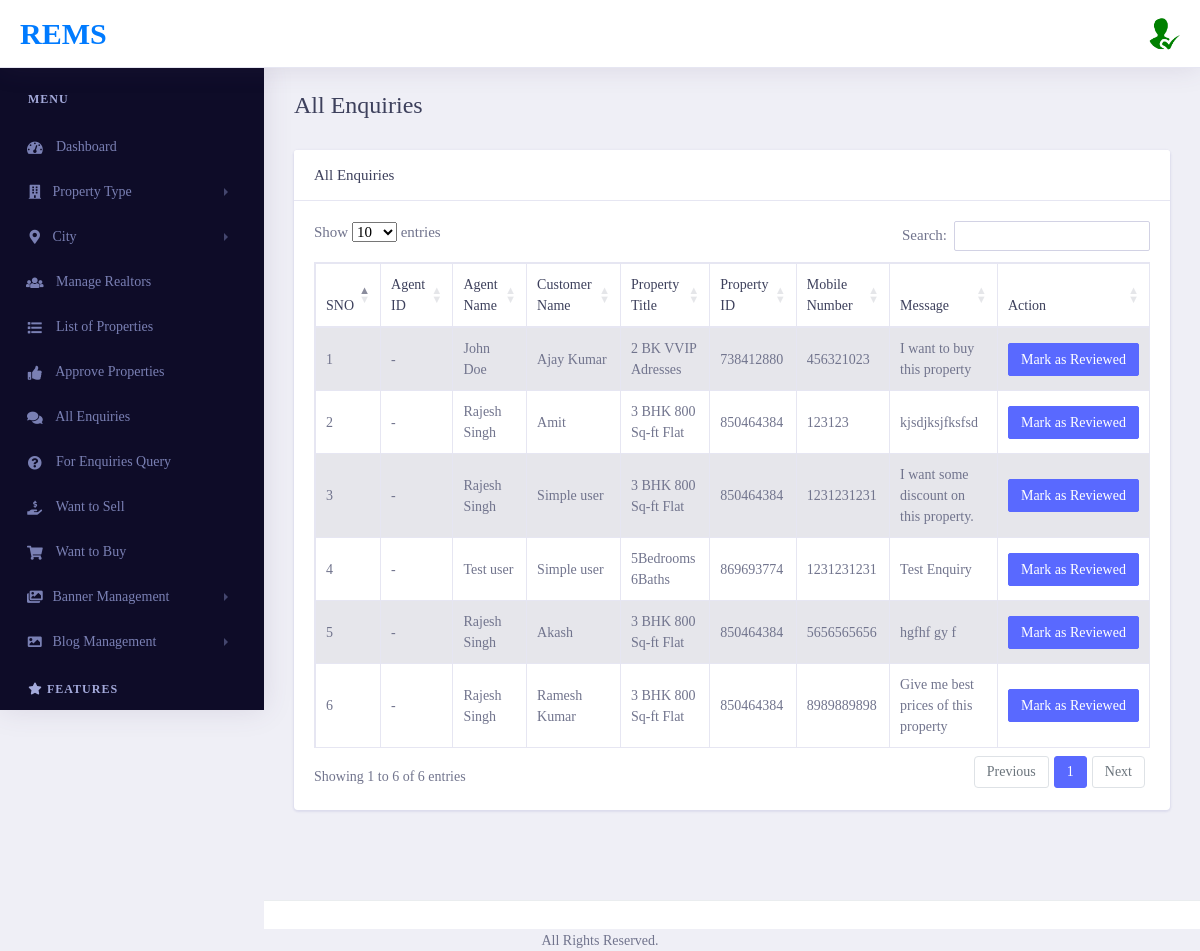
Page /admin/all-enquiries.php (signed in) on the earlier database version.
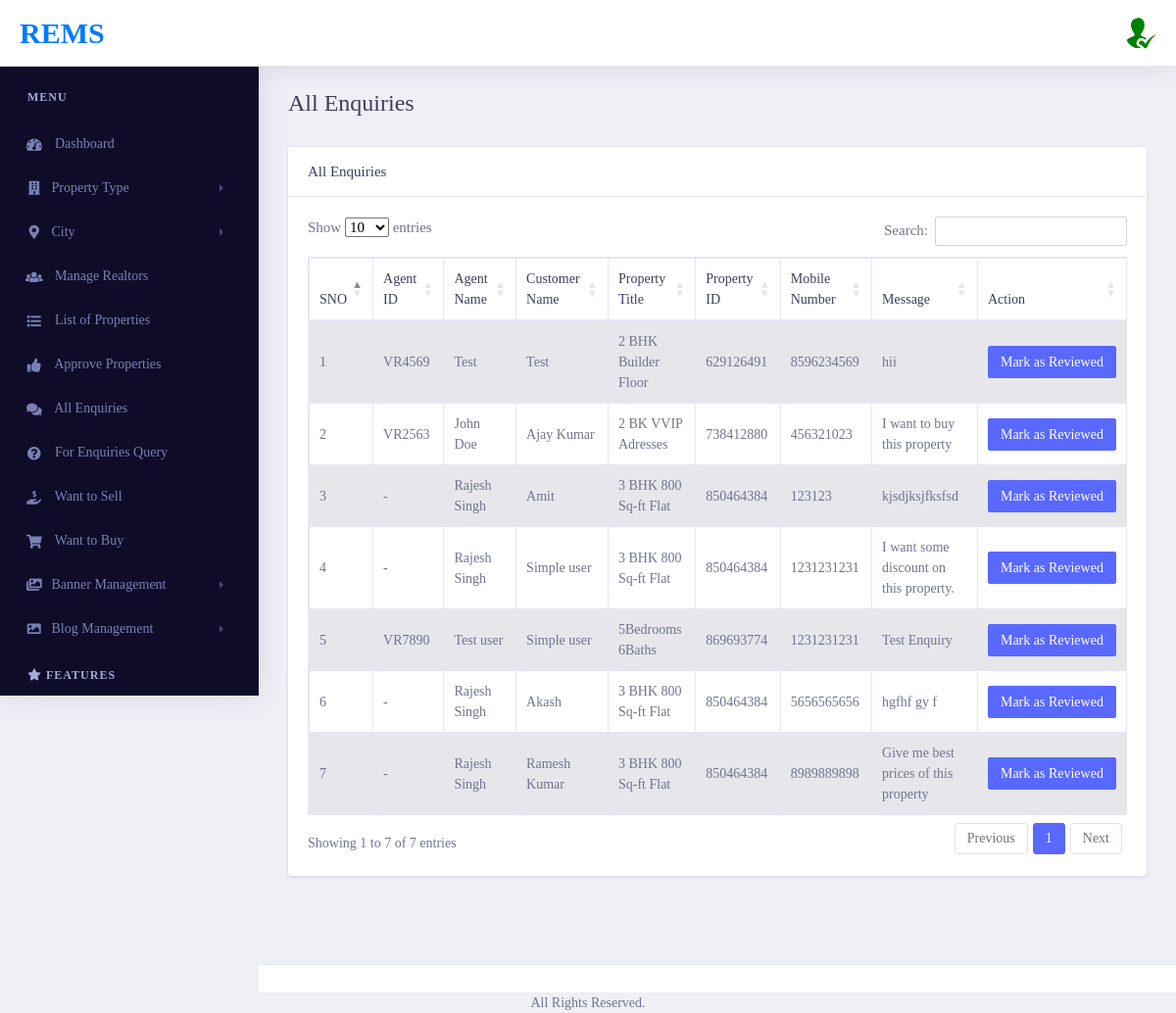
Same page on the later database version.
### tables this page shows
CREATE TABLE `tblenquiry` (
  `ID` int(11) NOT NULL,
  `PropertyID` int(10) NOT NULL,
  `FullName` varchar(200) NOT NULL,
  `Email` varchar(200) NOT NULL,
  `MobileNumber` bigint(10) NOT NULL,
  `Message` mediumtext NOT NULL,
  `EnquiryNumber` varchar(200) NOT NULL,
  `EnquiryDate` timestamp NOT NULL DEFAULT current_timestamp(),
  `Status` varchar(10) DEFAULT NULL,
  `Remark` varchar(200) DEFAULT NULL,
  `RemarkDate` timestamp NULL DEFAULT NULL ON UPDATE current_timestamp()
);

CREATE TABLE `tbluser` (
  `ID` int(10) NOT NULL,
  `FullName` varchar(120) DEFAULT NULL,
  `Email` varchar(120) DEFAULT NULL,
  `MobileNumber` bigint(10) DEFAULT NULL,
  `Password` varchar(120) DEFAULT NULL,
  `UserType` int(5) DEFAULT NULL,
  `PostingDate` timestamp NULL DEFAULT current_timestamp(),
  `Aboutme` mediumtext DEFAULT NULL,
  `UpdationDate` timestamp NULL DEFAULT NULL ON UPDATE current_timestamp(),
  `AgentID` varchar(20) DEFAULT NULL
);

CREATE TABLE `tblproperty` (
  `ID` int(10) NOT NULL,
  `UserID` char(20) DEFAULT NULL,
  `PropertyTitle` mediumtext DEFAULT NULL,
  `PropertDescription` mediumtext DEFAULT NULL,
  `Type` varchar(50) DEFAULT NULL,
  `Status` varchar(100) DEFAULT NULL,
  `Location` varchar(200) DEFAULT NULL,
  `Bedrooms` varchar(200) DEFAULT NULL,
  `Bathrooms` varchar(200) DEFAULT NULL,
  `Floors` varchar(200) DEFAULT NULL,
  `Garages` varchar(200) DEFAULT NULL,
  `Area` varchar(50) DEFAULT NULL,
  `Size` varchar(50) DEFAULT NULL,
  `RentorsalePrice` varchar(120) DEFAULT NULL,
  `BeforePricelabel` varchar(120) DEFAULT NULL,
  `AfterPricelabel` varchar(120) DEFAULT NULL,
  `PropertyID` varchar(120) DEFAULT NULL,
  `CenterCooling` char(4) DEFAULT NULL,
  `Balcony` char(4) DEFAULT NULL,
  `PetFriendly` char(4) DEFAULT NULL,
  `Barbeque` char(4) DEFAULT NULL,
  `FireAlarm` char(4) DEFAULT NULL,
  `ModernKitchen` char(4) DEFAULT NULL,
  `Storage` char(4) DEFAULT NULL,
  `Dryer` char(4) DEFAULT NULL,
  `Heating` char(4) DEFAULT NULL,
  `Pool` char(4) DEFAULT NULL,
  `Laundry` char(4) DEFAULT NULL,
  `Sauna` char(4) DEFAULT NULL,
  `Gym` char(4) DEFAULT NULL,
  `Elevator` char(4) DEFAULT NULL,
  `DishWasher` char(4) DEFAULT NULL,
  `EmergencyExit` char(4) DEFAULT NULL,
  `FeaturedImage` varchar(200) DEFAULT NULL,
  `GalleryImage1` varchar(200) DEFAULT NULL,
  `GalleryImage2` varchar(200) DEFAULT NULL,
  `GalleryImage3` varchar(200) DEFAULT NULL,
  `GalleryImage4` varchar(200) DEFAULT NULL,
  `GalleryImage5` varchar(200) DEFAULT NULL,
  `Address` varchar(200) DEFAULT NULL,
  `Country` varchar(200) DEFAULT NULL,
  `City` varchar(220) DEFAULT NULL,
  `State` varchar(200) DEFAULT NULL,
  `ZipCode` varchar(200) DEFAULT NULL,
  `Neighborhood` varchar(200) DEFAULT NULL,
  `ListingDate` timestamp NULL DEFAULT current_timestamp(),
  `ApprovalStatus` varchar(20) DEFAULT 'Pending',
  `ApprovalDate` timestamp NULL DEFAULT NULL,
  `ApprovedBy` int(10) DEFAULT NULL,
  `RejectionReason` text DEFAULT NULL,
  `RejectionDate` timestamp NULL DEFAULT NULL
);

### admin/all-enquiries.php (the view, shortened to what this page needs)
<!doctype html>
<html lang="en">
<head>
    <link rel="stylesheet" href="assets/vendor/bootstrap/css/bootstrap.min.css">
    <link rel="stylesheet" href="assets/libs/css/style.css">
    <link rel="stylesheet" href="assets/vendor/fonts/fontawesome/css/fontawesome-all.css">
    <link rel="stylesheet" type="text/css" href="assets/vendor/datatables/css/dataTables.bootstrap4.css">
    <link rel="stylesheet" type="text/css" href="https://cdn.datatables.net/1.13.7/css/dataTables.bootstrap5.min.css">
</head>
<body>
<div class="dashboard-main-wrapper">
    <?php include_once('includes/header.php');?>
    <?php include_once('includes/sidebar.php');?>
    <div class="dashboard-wrapper">
        <div class="container-fluid dashboard-content">
            <div class="row">
                <div class="col-xl-12 col-lg-12 col-md-12 col-sm-12 col-12">
                    <div class="page-header">
                        <h2 class="pageheader-title">All Enquiries</h2>
                    </div>
                </div>
            </div>
            <div class="row">
                <div class="col-xl-12 col-lg-12 col-md-12 col-sm-12 col-12">
                    <div class="card">
                        <h5 class="card-header">All Enquiries</h5>
                        <div class="card-body">
                            <div class="table-responsive">
                                <table class="table table-striped table-bordered first">
                                    <thead>
                                        <tr>
                                            <th>SNO</th>
                                            <th>Agent ID</th>
                                            <th>Agent Name</th>
                                            <th>Customer Name</th>
                                            <th>Property Title</th>
                                            <th>Property ID</th>
                                            <th>Mobile Number</th>
                                            <th>Message</th>
                                            <th>Action</th>
                                        </tr>
                                    </thead>
                                    <tbody>
<?php
$q = "SELECT e.*,
             u.AgentID,
             u.FullName as AgentName,
             p.PropertyTitle,
             p.PropertyID as PropertyCode,
             e.FullName as CustomerName,
             e.Status
      FROM tblenquiry e
      LEFT JOIN tblproperty p ON e.PropertyID = p.ID
      LEFT JOIN tbluser u ON p.UserID = u.ID
      ORDER BY e.ID DESC";
$ret = mysqli_query($con, $q);
$cnt = 1;
while ($row = mysqli_fetch_array($ret)) {
    $reviewed = !empty($row['Status']) && ($row['Status'] == 'Read' || $row['Status'] == 'Answered');
    echo '<tr>';
    echo '<td>' . $cnt . '</td>';
    echo '<td>' . (!empty($row['AgentID']) ? htmlspecialchars($row['AgentID']) : '-') . '</td>';
    echo '<td>' . (!empty($row['AgentName']) ? htmlspecialchars($row['AgentName']) : '-') . '</td>';
    echo '<td>' . htmlspecialchars($row['CustomerName']) . '</td>';
    echo '<td>' . htmlspecialchars($row['PropertyTitle']) . '</td>';
    echo '<td>' . (!empty($row['PropertyCode']) ? htmlspecialchars($row['PropertyCode']) : '-') . '</td>';
    echo '<td>' . htmlspecialchars($row['MobileNumber']) . '</td>';
    echo '<td>' . htmlspecialchars($row['Message']) . '</td>';
    echo '<td>';
    if ($reviewed) {
        echo '<button class="btn btn-success btn-sm" disabled>Reviewed</button>';
    } else {
        echo '<a href="all-enquiries.php?reviewed=1&id=' . $row['ID'] . '" class="btn btn-primary btn-sm">Mark as Reviewed</a>';
    }
    echo '</td>';
    echo '</tr>';
    $cnt++;
}
?>
                                    </tbody>
                                </table>
                            </div>
                        </div>
                    </div>
                </div>
            </div>
        </div>
        <?php include_once('includes/footer.php');?>
    </div>
</body>
</html>

Differences in the rows shown:
added tblenquiry: tbluser.AgentID "VR4569", tbluser.FullName "Test", FullName "Test", PropertyID.PropertyTitle "2 BHK Builder Floor", PropertyID.PropertyID "629126491", MobileNumber "8596234569", Message "hii"
changed through a linked row, tblenquiry "Ajay Kumar": tbluser.AgentID (not shown) → "VR2563"; no longer shows "-"
changed through a linked row, tblenquiry "Test Enquiry": tbluser.AgentID (not shown) → "VR7890"; no longer shows "-"
Other differences:
text written by a page script: "Show entries Search: Showing 1 to 6 of 6 entries Previous 1 Next" → "Show entries Search: Showing 1 to 7 of 7 entries Previous 1 Next"
